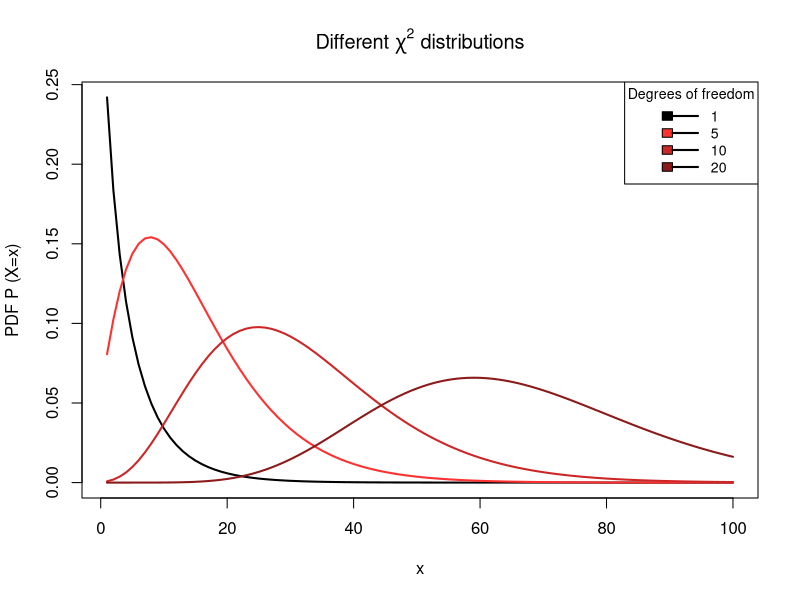
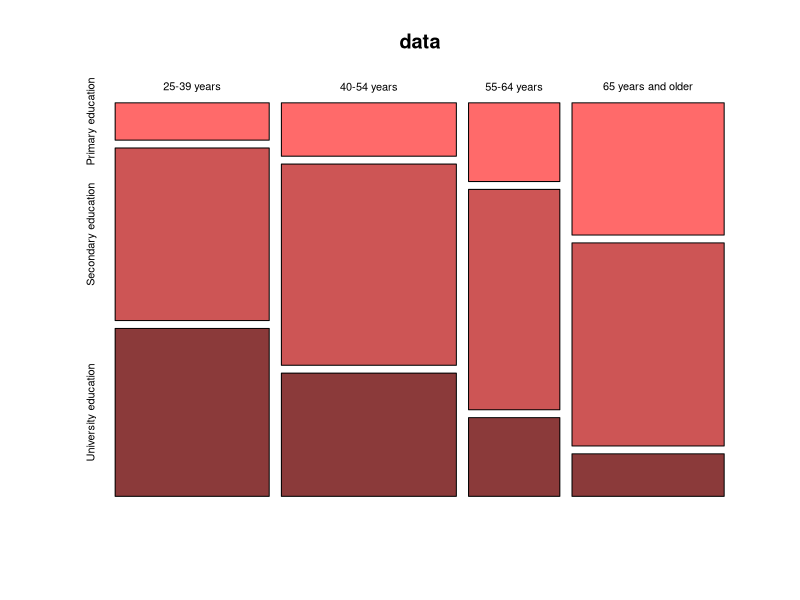
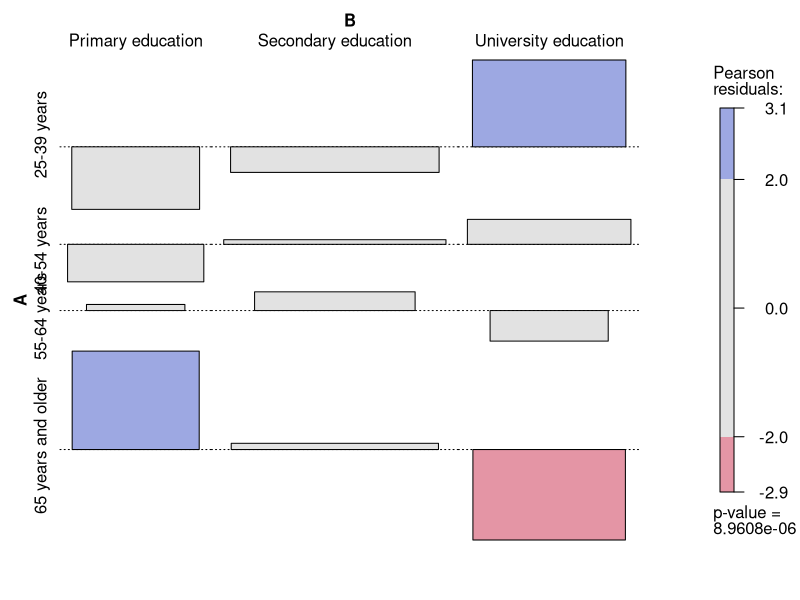

Write R code to recreate these figures, in order.
#---------------------------------------------
# Tests of independence for contingency tables
#---------------------------------------------

# Visualizing the Chi-squared distribution

set.seed(100)
# generate a sequence of 100
x <- seq(1, 30, length.out=100)

# plot density chi-2 
plot(dchisq(x,1),lwd=2, type="l", xlab="x", 
     ylab = "PDF P (X=x)", 
     main=expression(paste("Different ", chi^2, " distributions")),
     cex.sub=0.9)

# add density lines
lines(dchisq(x,5),lwd=2, col="firebrick1")
lines(dchisq(x,10),lwd=2, col="firebrick3")
lines(dchisq(x,20),lwd=2, col="firebrick4")

# add a legend
text=c('1', '5', '10', '20')
legend( "topright",title="Degrees of freedom", legend=text, lwd=2, lty=c(1, 1, 1, 1),
        fill = c("black", "firebrick1","firebrick3","firebrick4"), 
        cex = 0.85 )

# create dataset and visualize the contingency table using mosaic plot
data<-matrix(c(8,  37,  36, 13, 49,	30, 
               10,	28,	10, 28,	43,	9), nrow=4, byrow=TRUE)
rownames(data)<-c("25-39 years", "40-54 years", "55-64 years", "65 years and older")
colnames(data)<-c("Primary education", "Secondary education", "University education")
data
#                    Primary education Secondary education University education
# 25-39 years                        8                  37                   36
# 40-54 years                       13                  49                   30
# 55-64 years                       10                  28                   10
# 65 years and older                28                  43                    9

# plot
mosaicplot(data, col=c("indianred1","indianred3","indianred4"))

# chi-2 independence test
chisq.test(data)
# Pearson's Chi-squared test
# 
# data:  data
# X-squared = 33.355, df = 6, p-value = 8.961e-06

# chi-2 independence test, p-value computed by bootstrap
chisq.test(data, simulate.p.value=TRUE, B = 10000)
# Pearson's Chi-squared test with simulated p-value (based on 10000 replicates)
# 
# data:  data
# X-squared = 33.355, df = NA, p-value = 9.999e-05

# Chi-2 test manually
sum(((data - chisq.test(data,simulate.p.value=FALSE)$expected)^2) / chisq.test(data,simulate.p.value=FALSE)$expected)
# critical probability
qchisq(.95,df=6)

# association plot - analysis of the standardized residuals - vcd package
library(vcd)
assoc(data, shade=TRUE, residuals_type = "Pearson")

round(chisq.test(data, simulate.p.value=FALSE)$residuals, 2)
#                    Primary education Secondary education University education
# 25-39 years                    -1.98               -0.81                 2.74
# 40-54 years                    -1.19                0.15                 0.79
# 55-64 years                     0.19                0.59                -0.97
# 65 years and older              3.11                0.20                -2.86

#######
# end #
#######
